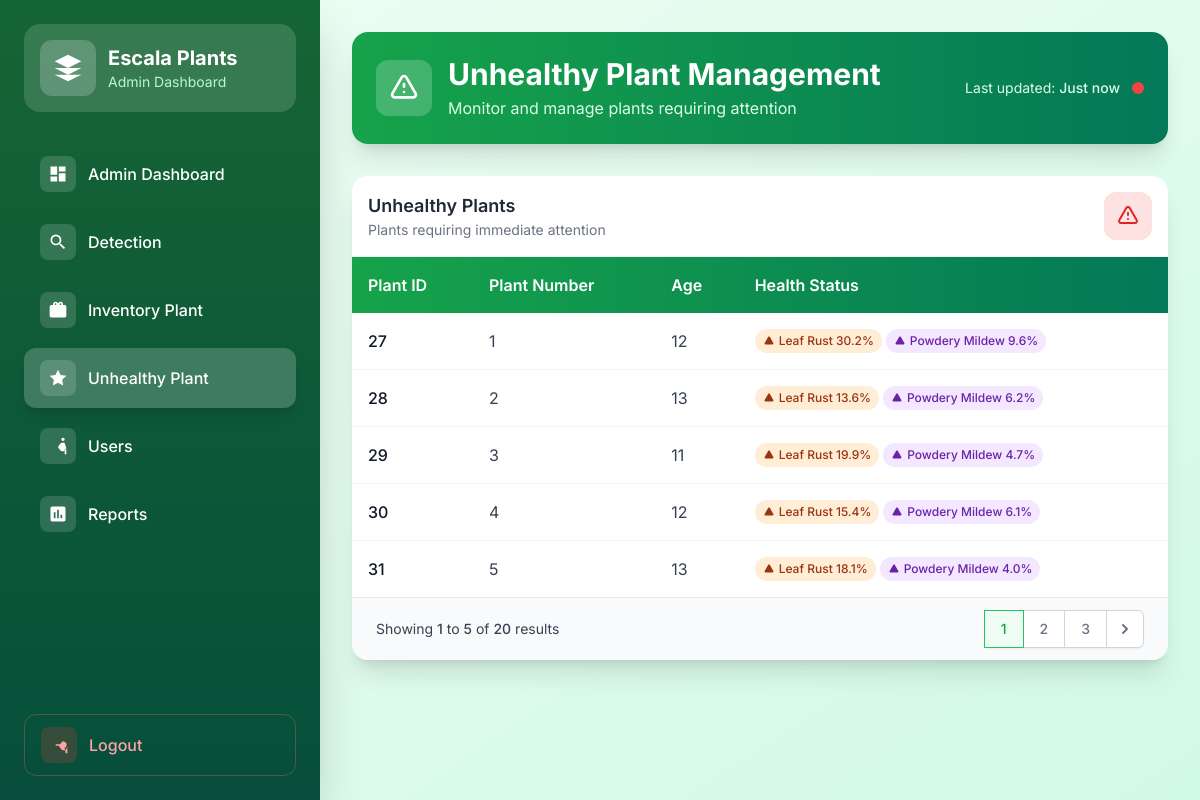
The app's page /track-plant-health/ (signed in) with its own data.
### dashboard/models.py (models this page shows, shortened)
class Plant(models.Model):
    user = models.ForeignKey(settings.AUTH_USER_MODEL, on_delete=models.CASCADE)
    plant_id = models.AutoField(primary_key=True)
    plant_number = models.IntegerField(default=0)
    age = models.IntegerField()
    health_status = models.CharField(max_length=255, default='undetected')
    symptoms = models.CharField(max_length=255, blank=True, null=True)
    tree_analysis = models.OneToOneField(
        'dashboard.TreeAnalysis',
        null=True,
        blank=True,
        on_delete=models.SET_NULL,
        related_name='linked_plant'  # ✅ Add this
    )

### dashboard/views.py (the view, shortened to what this page needs)
# urls.py: path('track-plant-health/', track_plant_health, name='track_plant_health'),
@login_required
def track_plant_health(request):
    unhealthy_plants_data = []
    for plant in Plant.objects.all().order_by('plant_id'):
        latest_analysis = TreeAnalysis.objects.filter(plant=plant).order_by('-id').first()
        if latest_analysis:
            diseased = any([
                latest_analysis.dried_leaf_percentage > 0,
                latest_analysis.leaf_rust_percentage > 0,
                latest_analysis.powdery_mildew_percentage > 0
            ])
            if diseased:
                plant.detection_details = {
                    'dried_leaf_percentage': round(latest_analysis.dried_leaf_percentage, 1),
                    'leaf_rust_percentage': round(latest_analysis.leaf_rust_percentage, 1),
                    'powdery_mildew_percentage': round(latest_analysis.powdery_mildew_percentage, 1),
                    'total_leaves': latest_analysis.total_leaves,
                    'healthy_percentage': round(latest_analysis.healthy_percentage, 1)
                }
                unhealthy_plants_data.append(plant)
    paginator = Paginator(unhealthy_plants_data, 5)
    page_number = request.GET.get('page')
    page_obj = paginator.get_page(page_number)
    return render(request, "dashboard/track_plant_health.html", {
        "unhealthy_plants": page_obj,
        "page_obj": page_obj
    })

### dashboard/templates/dashboard/track_plant_health.html (shortened to what this page needs)
{% load static %}
<!DOCTYPE html>
<html lang="en">
<head>
    <script src="https://cdn.tailwindcss.com"></script>
</head>
<body class="bg-gradient-to-br from-green-50 to-emerald-100 min-h-screen">
<div class="flex flex-col lg:flex-row min-h-screen">
  <aside id="sidebar" class="bg-gradient-to-b from-green-800 to-emerald-900 text-white w-full lg:w-80 h-auto lg:h-screen p-6 flex-col justify-between hidden lg:flex shadow-2xl">
    <div>
      <div class="bg-white bg-opacity-15 rounded-2xl p-4 mb-8 backdrop-blur-sm">
        <div class="flex items-center space-x-3">
          <div class="bg-white bg-opacity-20 p-3 rounded-xl">
            <svg class="w-8 h-8 text-white" fill="currentColor" viewBox="0 0 24 24">
              <path d="M12 2L2 7l10 5 10-5-10-5zM2 17l10 5 10-5M2 12l10 5 10-5"/>
            </svg>
          </div>
          <div>
            <h1 class="text-xl font-bold">Escala Plants</h1>
            <p class="text-green-200 text-sm">Admin Dashboard</p>
          </div>
        </div>
      </div>
      <nav class="space-y-2">
        {% if request.user.role == 'admin' %}
        <a href="{% url 'admin_dashboard' %}" class="flex items-center py-3 px-4 rounded-xl transition-all duration-200 {% if request.path == '/admin_dashboard/' %}bg-white bg-opacity-20 shadow-lg{% else %}hover:bg-white hover:bg-opacity-10{% endif %}">
          <div class="bg-white bg-opacity-15 p-2 rounded-lg mr-3">
            <svg class="w-5 h-5" fill="currentColor" viewBox="0 0 24 24">
              <path d="M3 13h8V3H3v10zm0 8h8v-6H3v6zm10 0h8V11h-8v10zm0-18v6h8V3h-8z"/>
            </svg>
          </div>
          <span class="font-medium">Admin Dashboard</span>
        </a>
        {% endif %}
        <a href="{% url 'detector' %}" class="flex items-center py-3 px-4 rounded-xl transition-all duration-200 {% if request.path == '/detector/' %}bg-white bg-opacity-20 shadow-lg{% else %}hover:bg-white hover:bg-opacity-10{% endif %}">
          <div class="bg-white bg-opacity-15 p-2 rounded-lg mr-3">
            <svg class="w-5 h-5" fill="currentColor" viewBox="0 0 24 24">
              <path d="M9.5 3A6.5 6.5 0 0 1 16 9.5c0 1.61-.59 3.09-1.56 4.23l.27.27h.79l5 5-1.5 1.5-5-5v-.79l-.27-.27A6.516 6.516 0 0 1 9.5 16 6.5 6.5 0 0 1 3 9.5 6.5 6.5 0 0 1 9.5 3m0 2C7 5 5 7 5 9.5S7 14 9.5 14 14 12 14 9.5 12 5 9.5 5z"/>
            </svg>
          </div>
          <span class="font-medium">Detection</span>
        </a>
        <a href="{% url 'inventory' %}" class="flex items-center py-3 px-4 rounded-xl transition-all duration-200 {% if request.path == '/inventory/' %}bg-white bg-opacity-20 shadow-lg{% else %}hover:bg-white hover:bg-opacity-10{% endif %}">
          <div class="bg-white bg-opacity-15 p-2 rounded-lg mr-3">
          </div>
          <span class="font-medium">Inventory Plant</span>
        </a>
        <a href="{% url 'track_plant_health' %}" class="flex items-center py-3 px-4 rounded-xl transition-all duration-200 {% if request.path == '/track-plant-health/' %}bg-white bg-opacity-20 shadow-lg{% else %}hover:bg-white hover:bg-opacity-10{% endif %}">
          <div class="bg-white bg-opacity-15 p-2 rounded-lg mr-3">
            <svg class="w-5 h-5" fill="currentColor" viewBox="0 0 24 24">
              <path d="M12 2l3.09 6.26L22 9.27l-5 4.87 1.18 6.88L12 17.77l-6.18 3.25L7 14.14 2 9.27l6.91-1.01L12 2z"/>
            </svg>
          </div>
          <span class="font-medium">Unhealthy Plant</span>
        </a>
        {% if request.user.is_authenticated and request.user.role == 'admin' %}
        <a href="{% url 'user_list' %}" class="flex items-center py-3 px-4 rounded-xl transition-all duration-200 {% if request.path == '/users/' %}bg-white bg-opacity-20 shadow-lg{% else %}hover:bg-white hover:bg-opacity-10{% endif %}">
          <div class="bg-white bg-opacity-15 p-2 rounded-lg mr-3">
            <svg class="w-5 h-5" fill="currentColor" viewBox="0 0 24 24">
              <path d="M16 4c0-1.11.89-2 2-2s2 .89 2 2-.89 2-2 2-2-.89-2-2zm4 18v-6h2.5l-2.54-7.63A1.5 1.5 0 0 0 18.54 8H17c-.8 0-1.54.37-2.01.99l-2.54 3.38c-.35.47-.35 1.1 0 1.58l2.54 3.38c.47.62 1.21.99 2.01.99h1.54c.8 0 1.54-.37 2.01-.99L22 14v8h-2z"/>
            </svg>
          </div>
          <span class="font-medium">Users</span>
        </a>
        <a href="{% url 'reports' %}" class="flex items-center py-3 px-4 rounded-xl transition-all duration-200 {% if request.path == '/reports/' %}bg-white bg-opacity-20 shadow-lg{% else %}hover:bg-white hover:bg-opacity-10{% endif %}">
          <div class="bg-white bg-opacity-15 p-2 rounded-lg mr-3">
            <svg class="w-5 h-5" fill="currentColor" viewBox="0 0 24 24">
              <path d="M19 3H5c-1.1 0-2 .9-2 2v14c0 1.1.9 2 2 2h14c1.1 0 2-.9 2-2V5c0-1.1-.9-2-2-2zM9 17H7v-7h2v7zm4 0h-2V7h2v10zm4 0h-2v-4h2v4z"/>
            </svg>
          </div>
          <span class="font-medium">Reports</span>
        </a>
        {% endif %}
      </nav>
    </div>
    <div class="mt-8">
      <a href="{% url 'logout' %}" class="flex items-center py-3 px-4 rounded-xl transition-all duration-200 hover:bg-red-600 hover:bg-opacity-20 border border-red-400 border-opacity-30">
        <div class="bg-red-500 bg-opacity-20 p-2 rounded-lg mr-3">
          <svg class="w-5 h-5 text-red-300" fill="currentColor" viewBox="0 0 24 24">
            <path d="M17 7l-1.41 1.41L18.17 11H8v2h10.17l-2.58 2.59A1.5 1.5 0 0 0 18.54 8H17c-.8 0-1.54.37-2.01.99l-2.54 3.38c-.35.47-.35 1.1 0 1.58l2.54 3.38c.47.62 1.21.99 2.01.99h1.54c.8 0 1.54-.37 2.01-.99L22 14v8h-2z"/>
          </svg>
        </div>
        <span class="font-medium text-red-300">Logout</span>
      </a>
    </div>
  </aside>
  <main class="flex-1 p-6 lg:p-8 overflow-x-hidden">
    <div class="max-w-7xl mx-auto">
      <div class="bg-gradient-to-r from-green-600 to-emerald-700 text-white p-6 rounded-2xl shadow-xl mb-8">
          <div class="flex justify-between items-center flex-wrap">
              <div class="flex items-center space-x-4">
                  <div class="bg-white bg-opacity-20 p-3 rounded-xl">
                      <svg class="w-8 h-8" fill="none" stroke="currentColor" stroke-width="2" viewBox="0 0 24 24">
                          <path stroke-linecap="round" stroke-linejoin="round" d="M12 9v2m0 4h.01M5.07 19h13.86c1.54 0 2.5-1.66 1.73-3L13.73 4c-.77-1.33-2.69-1.33-3.46 0L3.34 16c-.77 1.34.19 3 1.73 3z"/>
                      </svg>
                  </div>
                  <div>
                      <h2 class="text-2xl lg:text-3xl font-bold">Unhealthy Plant Management</h2>
                      <p class="text-green-100 mt-1">Monitor and manage plants requiring attention</p>
                  </div>
              </div>
              <div class="flex items-center space-x-3 mt-4 sm:mt-0">
                  <span class="text-sm text-green-100">Last updated: <span class="font-medium">Just now</span></span>
                  <div class="w-3 h-3 bg-red-500 rounded-full animate-pulse"></div>
              </div>
          </div>
      </div>
      <div class="bg-white rounded-2xl shadow-xl overflow-hidden">
          <div class="flex justify-between items-center p-4 border-b border-gray-100">
              <div>
                  <h3 class="text-lg font-semibold text-gray-800">Unhealthy Plants</h3>
                  <p class="text-gray-500 text-sm">Plants requiring immediate attention</p>
              </div>
              <div class="w-12 h-12 bg-red-100 rounded-xl flex items-center justify-center">
                  <svg class="w-6 h-6 text-red-600" fill="none" stroke="currentColor" stroke-width="2" viewBox="0 0 24 24">
                      <path stroke-linecap="round" stroke-linejoin="round" d="M12 9v2m0 4h.01M5.07 19h13.86c1.54 0 2.5-1.66 1.73-3L13.73 4c-.77-1.33-2.69-1.33-3.46 0L3.34 16c-.77 1.34.19 3 1.73 3z"/>
                      </svg>
                  </div>
          </div>
          <div class="overflow-x-auto">
              <table class="min-w-full">
                <thead>
                  <tr class="bg-gradient-to-r from-green-600 to-emerald-700 text-white">
                    <th class="p-4 text-left font-semibold">Plant ID</th>
                    <th class="p-4 text-left font-semibold">Plant Number</th>
                    <th class="p-4 text-left font-semibold">Age</th>
                    <th class="p-4 text-left font-semibold">Health Status</th>
                  </tr>
                </thead>
                <tbody class="divide-y divide-gray-100">
                  {% for plant in unhealthy_plants %}
                  <tr class="hover:bg-green-50 transition-colors duration-200">
                    <td class="p-4 font-medium text-gray-900">{{ plant.plant_id }}</td>
                    <td class="p-4 text-gray-700">{{ plant.plant_number }}</td>
                    <td class="p-4 text-gray-700">{{ plant.age }}</td>
                    <td class="p-4">
                      {% if plant.health_status == 'undetected' %}
                        <span class="inline-flex items-center px-3 py-1 rounded-full text-sm font-medium bg-yellow-100 text-yellow-800">
                          <svg class="w-4 h-4 mr-1" fill="currentColor" viewBox="0 0 24 24">
                            <path d="M12 2C6.48 2 2 6.48 2 12s4.48 10 10 10
                            10-4.48 10-10S17.52 2 12 2zm-2 15l-5-5
                            1.41-1.41L10 14.17l7.59-7.59L19 8l-9 9z"/>
                          </svg>
                          Pending Detection
                        </span>
                      {% else %}
                        <div class="flex flex-wrap gap-1">
                          {% if plant.detection_details and plant.detection_details.leaf_rust_percentage > 0 %}
                            <span class="inline-flex items-center px-2 py-1 rounded-full text-xs font-medium bg-orange-100 text-orange-800">
                              <svg class="w-3 h-3 mr-1" fill="currentColor" viewBox="0 0 24 24">
                                <path d="M12 9v2m0 4h.01M5.07 19h13.86c1.54
                                0 2.5-1.66 1.73-3L13.73 4c-.77-1.33-2.69-1.33-3.46
                                0L3.34 16c-.77 1.34.19 3 1.73 3z"/>
                              </svg>
                              Leaf Rust {{ plant.detection_details.leaf_rust_percentage|floatformat:1 }}%
                            </span>
                          {% endif %}
                          {% if plant.detection_details and plant.detection_details.powdery_mildew_percentage > 0 %}
                            <span class="inline-flex items-center px-2 py-1 rounded-full text-xs font-medium bg-purple-100 text-purple-800">
                              <svg class="w-3 h-3 mr-1" fill="currentColor" viewBox="0 0 24 24">
                                <path d="M12 9v2m0 4h.01M5.07 19h13.86c1.54
                                0 2.5-1.66 1.73-3L13.73 4c-.77-1.33-2.69-1.33-3.46
                                0L3.34 16c-.77 1.34.19 3 1.73 3z"/>
                              </svg>
                              Powdery Mildew {{ plant.detection_details.powdery_mildew_percentage|floatformat:1 }}%
                            </span>
                          {% endif %}
                        </div>
                      {% endif %}
                    </td>
                  </tr>
                  {% endfor %}
                </tbody>
              </table>
          </div>
          {% if page_obj.has_other_pages %}
          <div class="bg-gray-50 px-4 py-3 border-t border-gray-200 sm:px-6">
              <div class="flex items-center justify-between">
                  <div class="hidden sm:flex-1 sm:flex sm:items-center sm:justify-between">
                      <div>
                          <p class="text-sm text-gray-700">
                              Showing
                              <span class="font-medium">{{ page_obj.start_index }}</span>
                              to
                              <span class="font-medium">{{ page_obj.end_index }}</span>
                              of
                              <span class="font-medium">{{ page_obj.paginator.count }}</span>
                              results
                          </p>
                      </div>
                      <div>
                          <nav class="relative z-0 inline-flex rounded-md shadow-sm -space-x-px" aria-label="Pagination">
                              {% for num in page_obj.paginator.page_range %}
                                  {% if page_obj.number == num %}
                                      <span aria-current="page" class="z-10 bg-green-50 border-green-500 text-green-600 relative inline-flex items-center px-4 py-2 border text-sm font-medium">
                                          {{ num }}
                                      </span>
                                  {% elif num > page_obj.number|add:'-3' and num < page_obj.number|add:'3' %}
                                      <a href="?page={{ num }}" class="bg-white border-gray-300 text-gray-500 hover:bg-gray-50 relative inline-flex items-center px-4 py-2 border text-sm font-medium">
                                          {{ num }}
                                      </a>
                                  {% endif %}
                              {% endfor %}
                              {% if page_obj.has_next %}
                                  <a href="?page={{ page_obj.next_page_number }}" class="relative inline-flex items-center px-2 py-2 rounded-r-md border border-gray-300 bg-white text-sm font-medium text-gray-500 hover:bg-gray-50">
                                      <svg class="h-5 w-5" xmlns="http://www.w3.org/2000/svg" viewBox="0 0 20 20" fill="currentColor" aria-hidden="true">
                                          <path fill-rule="evenodd" d="M7.293 14.707a1 1 0 010-1.414L10.586 10 7.293 6.707a1 1 0 011.414-1.414l4 4a1 1 0 010 1.414l-4 4a1 1 0 01-1.414 0z" clip-rule="evenodd" />
                                      </svg>
                                  </a>
                              {% endif %}
                          </nav>
                      </div>
                  </div>
              </div>
          </div>
          {% endif %}
      </div>
    </div>
  </main>
</div>
</body>
</html>

### dashboard/templates/dashboard/track_plant_health.html (style rules this page uses)
body { font-family: 'Inter', sans-serif; }

### records on screen
Plant: plant_id "27", plant_number "1", age "12", detection_details.leaf_rust_percentage "30.2", detection_details.powdery_mildew_percentage "9.6"
Plant: plant_id "28", plant_number "2", age "13", detection_details.leaf_rust_percentage "13.6", detection_details.powdery_mildew_percentage "6.2"
Plant: plant_id "29", plant_number "3", age "11", detection_details.leaf_rust_percentage "19.9", detection_details.powdery_mildew_percentage "4.7"
Plant: plant_id "30", plant_number "4", age "12", detection_details.leaf_rust_percentage "15.4", detection_details.powdery_mildew_percentage "6.1"
Plant: plant_id "31", plant_number "5", age "13", detection_details.leaf_rust_percentage "18.1", detection_details.powdery_mildew_percentage "4.0"

### other values on screen
{{ page_obj.start_index }} "1"
{{ page_obj.end_index }} "5"
{{ page_obj.paginator.count }} "20"
{{ num }} "1"
{{ num }} "2" "3"
